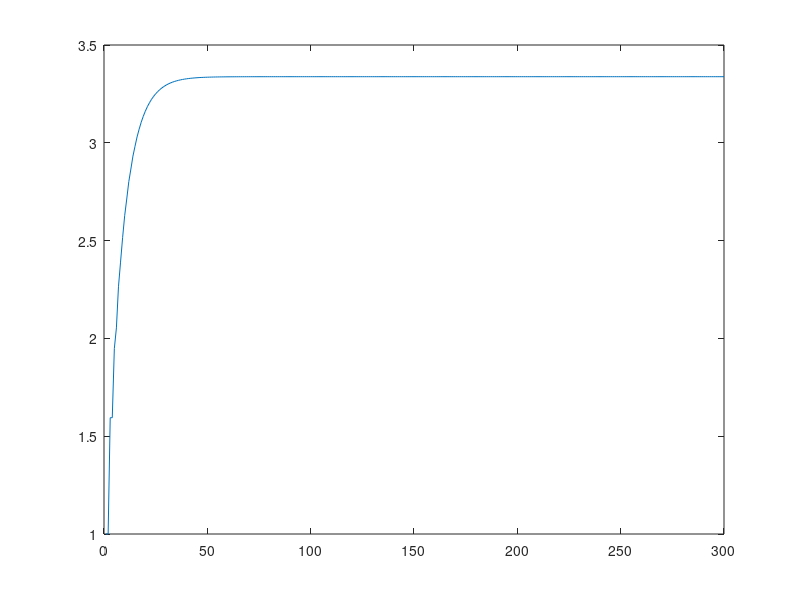

Source code (MATLAB):
clear all
w12=0.367;
w23=0.864;
w34=0.754;
w45=0.617;
w51=0.718;
w15=0.828;
a1_t=0;
a2_t=0;
a3_t=0;
a4_t=0;
a5_t=0;
S=1;
%%%
a1_ts=[];
for t=1:300
    
a1_t1=S+w51*a5_t;
a2_t1=w12*a1_t;
a3_t1=w23*a2_t;
a4_t1=w34*a3_t;
a5_t1=w15*a1_t+w45*a4_t;

%update
a1_t=a1_t1;
a2_t=a2_t1;
a3_t=a3_t1;
a4_t=a4_t1;
a5_t=a5_t1;

a1_ts=[a1_ts;a1_t];

end
plot(a1_ts)
